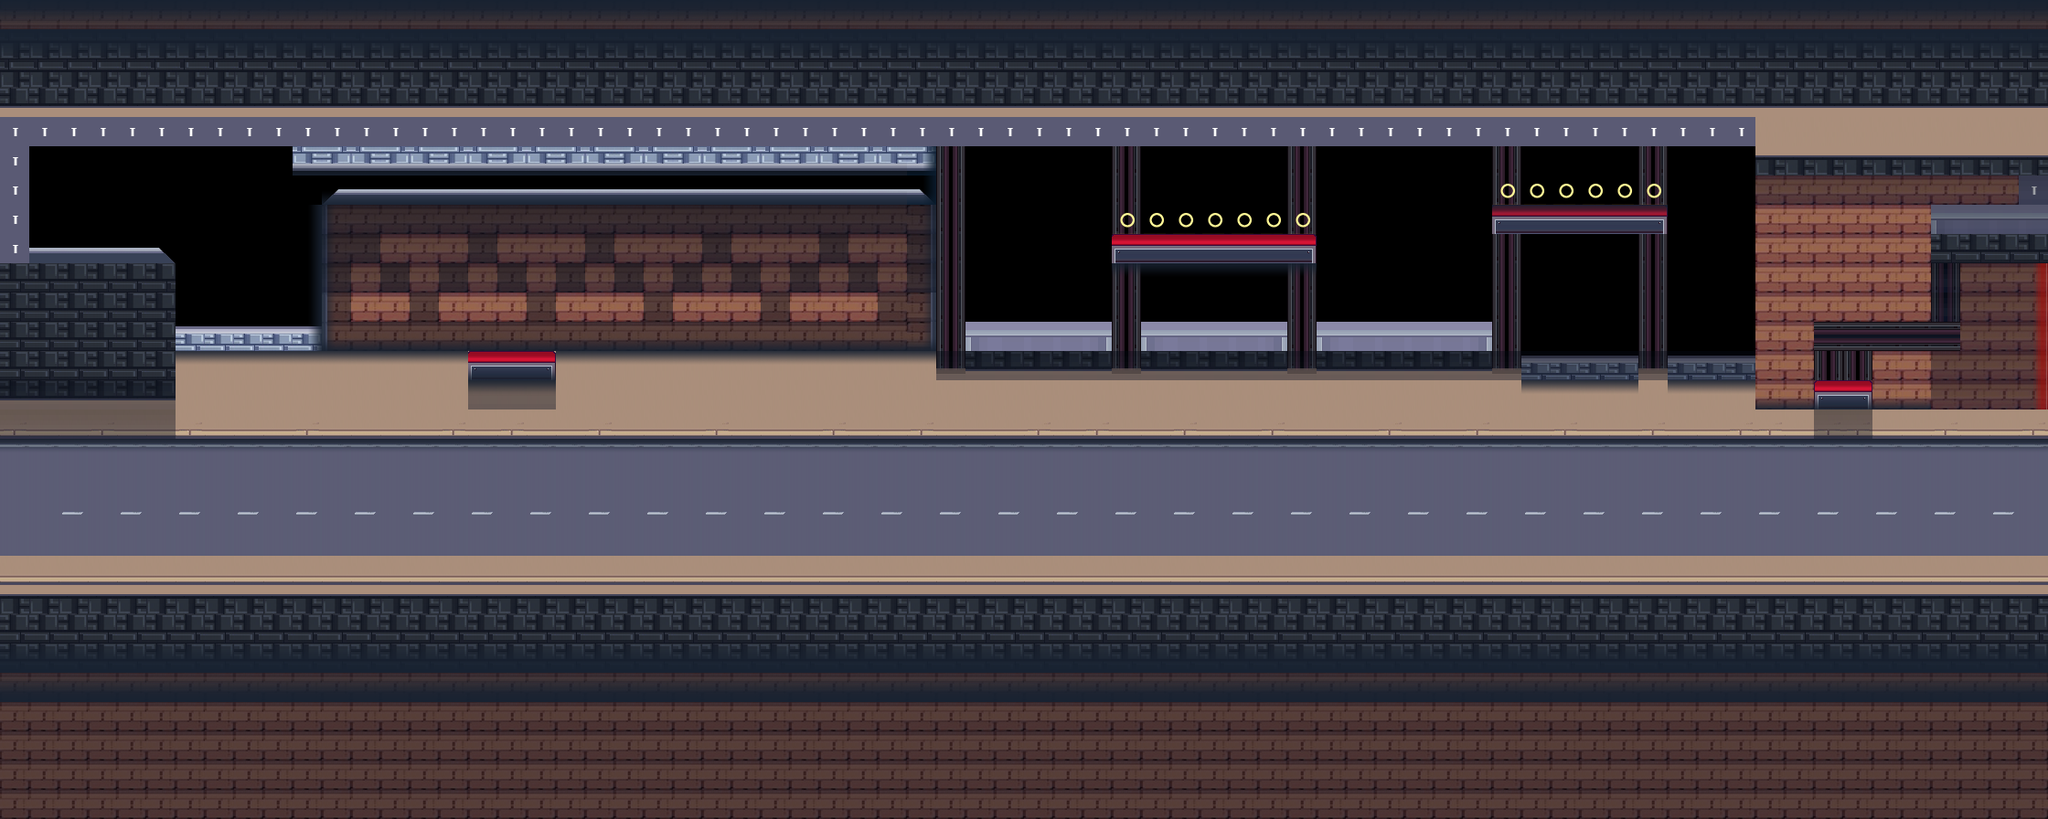

This game map was drawn from its Tiled (.tmx) file and the tilesets committed beside it. A one-line description and the trimmed map source follow:
An orthogonal 70x28 tile map with 32x32 px tiles, 4 tile layers (NoCollide1, NoCollide2, Collide, nocollide3).

<map version="1.5" tiledversion="1.7.2" orientation="orthogonal" renderorder="right-down" width="70" height="28" tilewidth="32" tileheight="32" infinite="0" nextlayerid="5" nextobjectid="1">
 <editorsettings>
  <export target="../new_level0D.json" format="json" />
 </editorsettings>
 <tileset firstgid="1" source="tiles/new_ciudad_tiles.tsx" />
 <layer id="2" name="NoCollide1" width="70" height="28">
  <data>[1960 cells, 1354 non-empty, 16 distinct tile ids]</data>
 </layer>
 <layer id="3" name="NoCollide2" width="70" height="28">
  <data>[1960 cells, 392 non-empty, 12 distinct tile ids]</data>
 </layer>
 <layer id="1" name="Collide" width="70" height="28">
  <data>[1960 cells, 464 non-empty, 14 distinct tile ids]</data>
 </layer>
 <layer id="4" name="nocollide3" width="70" height="28">
  <data>[1960 cells, 309 non-empty, 5 distinct tile ids]</data>
 </layer>
</map>
